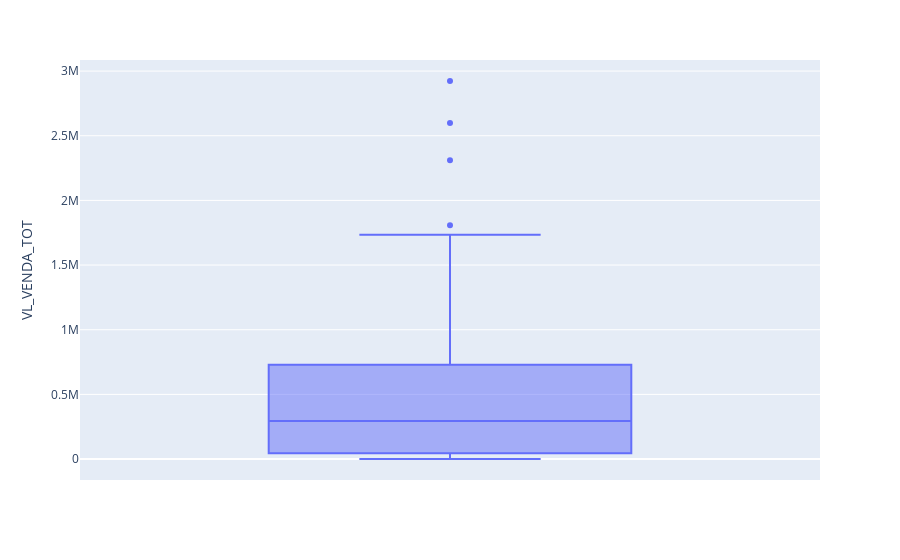

The cell this chart's notebook holds for it:
### Code cell
boxplot = px.box(df_mes, y="VL_VENDA_TOT")
boxplot.show()
